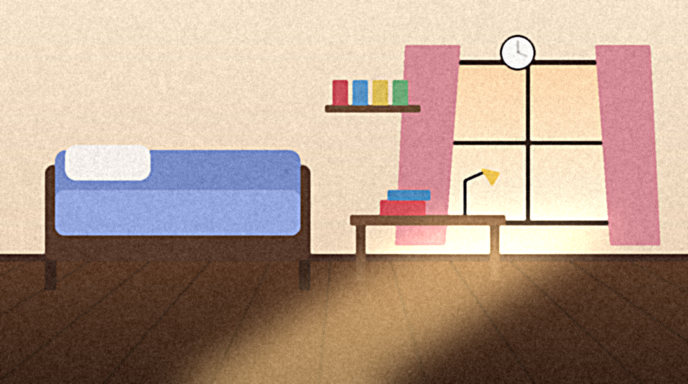
#> input picture assets/backgrounds/bedroom_morning.png, 1376 x 768 px, given in place of courtyard.png, which was not available (shown at 1/2 size)
$ python make_backgrounds.py
#> lines starting #> are read from the running program, lines starting #| are printed output that depends on the picture; pictures that were not available may be replaced by others from this repository, and a replacement may not be noted
#!/usr/bin/env python3
"""Gera cenários derivados dos 4 originais (mesmo estilo de pintura).

Uso: python tools/make_backgrounds.py   (requer Pillow)
Cria em assets/backgrounds/: festival_night, school_night, school_decayed,
rooftop_dusk, rooftop_rain. O Godot importa os PNGs automaticamente.
"""
import math
import os
import random

from PIL import Image, ImageChops, ImageDraw, ImageEnhance, ImageFilter

ROOT = os.path.dirname(os.path.dirname(os.path.abspath(__file__)))
BG = os.path.join(ROOT, "assets", "backgrounds")
W, H = 1376, 768
rng = random.Random(1347)


def load(name):
#> called with name = 'courtyard'
    return Image.open(os.path.join(BG, name + ".png")).convert("RGB")
#> returned value is the input picture: PIL image 1376x768 RGB; mean R, G, B 179.1, 154.6, 138.3


def save(img, name):
    img.convert("RGB").save(os.path.join(BG, name + ".png"))
    print("ok", name)


def tint(img, color, amount):
    layer = Image.new("RGB", img.size, color)
    return Image.blend(img, ImageChops.multiply(img, layer), amount)


def grade(img, color, amount, brightness=1.0, saturation=1.0, contrast=1.0):
#> called with color = (110, 120, 200), amount = 0.85, brightness = 0.5, saturation = 0.75, contrast = 1
    img = ImageEnhance.Color(img).enhance(saturation)
    img = ImageEnhance.Contrast(img).enhance(contrast)
    img = ImageEnhance.Brightness(img).enhance(brightness)
    return tint(img, color, amount)


def vignette(img, strength=0.65):
    mask = Image.new("L", img.size, 0)
    d = ImageDraw.Draw(mask)
    d.ellipse((-W * 0.25, -H * 0.3, W * 1.25, H * 1.3), fill=255)
    mask = mask.filter(ImageFilter.GaussianBlur(120))
    dark = Image.new("RGB", img.size, (0, 0, 0))
    return Image.composite(img, Image.blend(img, dark, strength), mask)


def glow(img, x, y, radius, color, intensity=0.9):
    layer = Image.new("RGB", img.size, (0, 0, 0))
    d = ImageDraw.Draw(layer)
    d.ellipse((x - radius, y - radius, x + radius, y + radius), fill=tuple(int(c * intensity) for c in color))
    layer = layer.filter(ImageFilter.GaussianBlur(radius * 0.6))
    return ImageChops.add(img, layer)


def lantern(img, x, y, size, color=(255, 170, 90)):
    img = glow(img, x, y, size * 2.2, color, 0.4)
    d = ImageDraw.Draw(img)
    body = (x - size * 0.55, y - size * 0.7, x + size * 0.55, y + size * 0.7)
    d.ellipse(body, fill=(255, 205, 140), outline=(120, 40, 20), width=max(1, size // 10))
    d.line((x - size * 0.5, y - size * 0.25, x + size * 0.5, y - size * 0.25), fill=(170, 70, 40), width=max(1, size // 12))
    d.line((x - size * 0.5, y + size * 0.25, x + size * 0.5, y + size * 0.25), fill=(170, 70, 40), width=max(1, size // 12))
    d.rectangle((x - size * 0.2, y - size * 0.85, x + size * 0.2, y - size * 0.7), fill=(60, 30, 20))
    return img


def noise(img, amount=18):
    n = Image.effect_noise(img.size, amount).convert("RGB")
    return ImageChops.add(img, n, scale=1.0, offset=-128 + 0)


def festival_night():
    img = grade(load("courtyard"), (110, 120, 200), 0.85, 0.5, 0.75)
    for (x0, y0, x1, y1) in [(-40, 70, 700, 120), (480, 30, 1440, 170)]:
        n = 12
        pts = [(x0 + (x1 - x0) * i / (n - 1), y0 + (y1 - y0) * i / (n - 1) + math.sin(i / (n - 1) * math.pi) * 44) for i in range(n)]
        d = ImageDraw.Draw(img)
        d.line(pts, fill=(60, 40, 40), width=2)
        for i, (x, y) in enumerate(pts):
            img = lantern(img, int(x), int(y) + 22, 24 + (i % 3) * 4, (255, 150 + (i % 3) * 25, 80))
#> this loop made 2 passes
#> n on pass 2: 12
    for _ in range(9):
        img = lantern(img, rng.randint(40, W - 40), rng.randint(300, 560), rng.randint(14, 20))
#> this loop made 9 passes
#> body in lantern on passes 1 to 9: (1028, 399, 1050, 427), (118, 504, 140, 532), (511.3, 405.2, 526.7, 424.8), (292.2, 350.8, 309.8, 373.2), (610.2, 394.8, 627.8, 417.2), (368.8, 393.5, 385.2, 414.5), (1222.7, 532.1, 1241.3, 555.9), (594.6, 518.1, 613.4, 541.9), (1076.5, 323.7, 1097.5, 350.3)
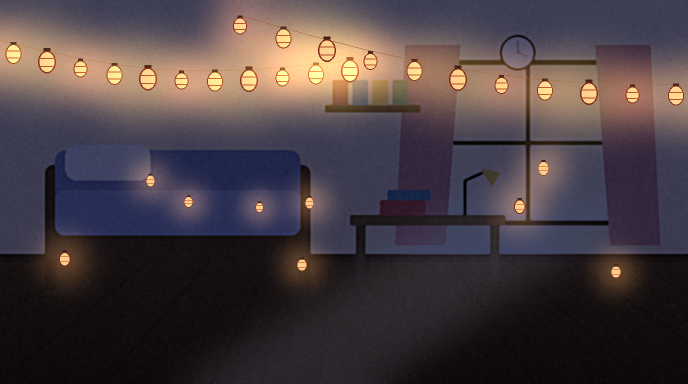
#> img: PIL image 1376x768 RGB (shown at 1/2 size); mean R, G, B 73.9, 62.6, 66.4
    return vignette(img, 0.55)
#> in vignette, `mask = Image.new("L", img.size, 0)`: mask: PIL image 1376x768 L; every value is 0
#> in vignette, `mask = mask.filter(ImageFilter.GaussianBlur(120))`: mask: PIL image 1376x768 L; every value is 255


def school_night():
    img = grade(load("hallway_dusk"), (80, 95, 170), 0.9, 0.42, 0.55, 1.1)
#> call 2 of load, with name = 'hallway_dusk'
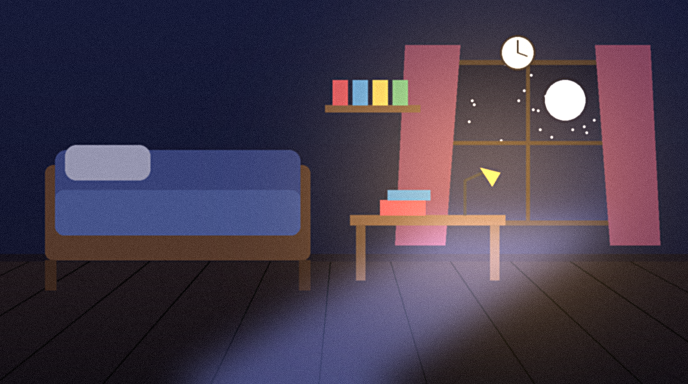
#> input picture assets/backgrounds/bedroom_night.png, 1376 x 768 px, given in place of hallway_dusk.png, which was not available (shown at 1/2 size)
#> in load, returned value is the input picture: PIL image 1376x768 RGB; mean R, G, B 67.3, 57.5, 74.3
    img = glow(img, 330, 320, 170, (120, 150, 255), 0.55)
    img = glow(img, W - 280, 380, 150, (100, 130, 235), 0.45)
    img = glow(img, W // 2, 90, 60, (200, 230, 255), 0.6)
    return vignette(img, 0.6)


def school_decayed():
    img = grade(load("classroom"), (190, 120, 120), 0.7, 0.62, 0.35, 1.25)
    img = noise(img, 22)
#> in noise, `n = Image.effect_noise(img.size, amount).convert("RGB")`:
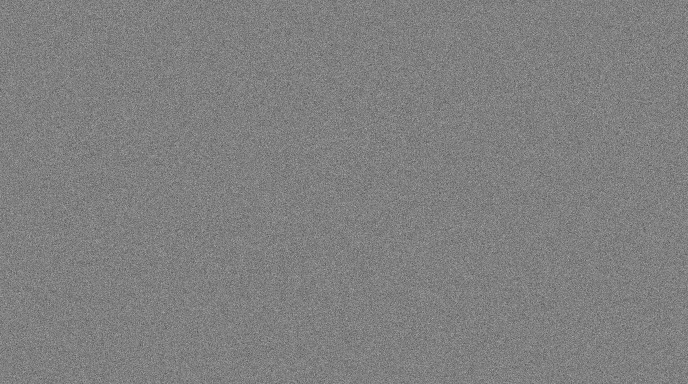
#> n: PIL image 1376x768 RGB (shown at 1/2 size); min 11, max 230, mean 127.5
    d = ImageDraw.Draw(img, "RGBA")
    # Riscos de contagem, como na parede do telhado.
    for g in range(7):
        gx = 140 + g * 36 + rng.randint(-4, 4)
        for i in range(4):
            x = gx + i * 6
            d.line((x, 120, x + rng.randint(-2, 2), 190), fill=(30, 10, 10, 210), width=2)
        d.line((gx - 3, 185, gx + 22, 128), fill=(30, 10, 10, 210), width=2)
    # Rachaduras.
    for _ in range(5):
        x, y = rng.randint(0, W), rng.randint(0, 200)
        pts = [(x, y)]
        for _ in range(14):
            x += rng.randint(-26, 26)
            y += rng.randint(14, 44)
            pts.append((x, y))
        d.line(pts, fill=(15, 8, 8, 200), width=2)
#> this loop made 5 passes
    # Mancha avermelhada vinda de cima.
    stain = Image.new("RGBA", img.size, (0, 0, 0, 0))
#> stain: PIL image 1376x768 RGBA; every value is 0
    ImageDraw.Draw(stain).ellipse((W * 0.55, -200, W * 1.1, 320), fill=(120, 20, 30, 70))
    img = Image.alpha_composite(img.convert("RGBA"), stain.filter(ImageFilter.GaussianBlur(70))).convert("RGB")
    return vignette(img, 0.75)


def rooftop_base(sky_color, floor_color, fence_color):
#> called with sky_color = (255, 170, 120), floor_color = (150, 150, 160), fence_color = (110, 115, 130)
    sky = load("courtyard").crop((0, 0, W, 330)).resize((W, 470), Image.LANCZOS)
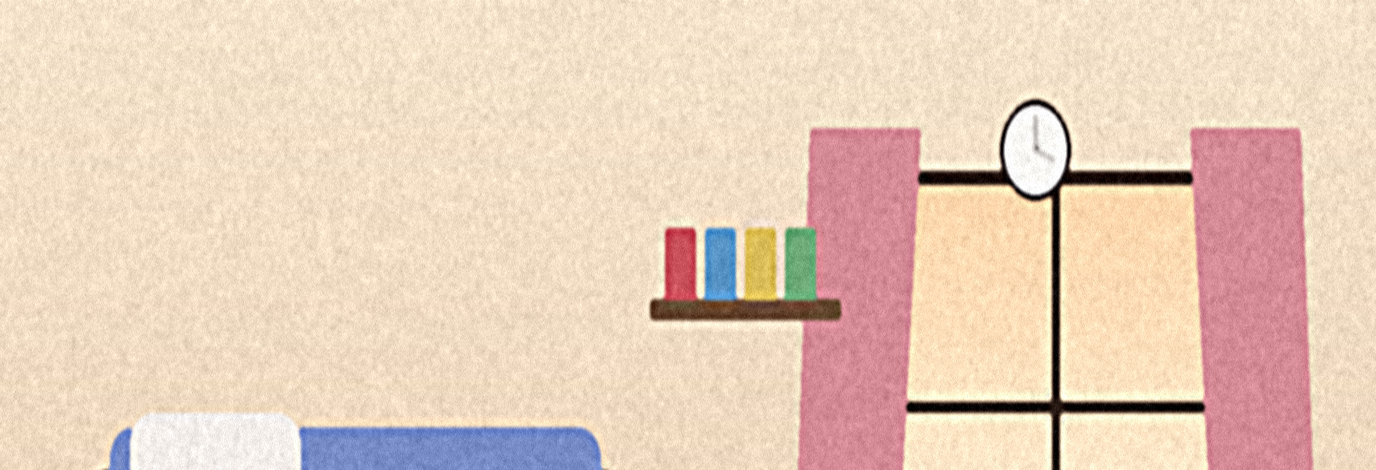
#> sky: PIL image 1376x470 RGB; mean R, G, B 231.9, 207.1, 187.4
    img = Image.new("RGB", (W, H), floor_color)
    img.paste(sky, (0, 0))
    d = ImageDraw.Draw(img)
    # Piso de concreto com gradiente e juntas em perspectiva.
    for y in range(470, H):
        t = (y - 470) / (H - 470)
        c = tuple(int(f * (0.75 + 0.45 * t)) for f in floor_color)
        d.line((0, y, W, y), fill=c)
    for i in range(-8, 18):
        d.line((W / 2 + (i - 5) * 30, 470, (i - 5) * 210 + W / 2, H), fill=(0, 0, 0), width=1)
    for k in range(5):
        y = 470 + int((k / 5) ** 1.8 * (H - 470)) + 12
        d.line((0, y, W, y), fill=(40, 40, 50), width=1)
    # Parapeito e alambrado.
    d.rectangle((0, 455, W, 478), fill=tuple(max(0, c - 30) for c in floor_color))
    top = 140
    for x in range(-40, W + 60, 34):
        d.line((x, top, x + 120, 470), fill=fence_color, width=1)
        d.line((x + 120, top, x, 470), fill=fence_color, width=1)
    for x in range(0, W + 1, 230):
        d.rectangle((x - 5, top - 10, x + 5, 478), fill=tuple(max(0, c - 20) for c in fence_color))
    d.rectangle((0, top - 12, W, top), fill=tuple(max(0, c - 20) for c in fence_color))
    img = ImageEnhance.Brightness(img).enhance(1.0)
    return img


def rooftop_dusk():
    img = rooftop_base((255, 170, 120), (150, 150, 160), (110, 115, 130))
    img = grade(img, (255, 170, 130), 0.75, 0.9, 0.9)
#> call 4 of grade, with color = (255, 170, 130), amount = 0.75, brightness = 0.9, saturation = 0.9, contrast = 1
#> in grade (call 4), `img = ImageEnhance.Brightness(img).enhance(brightness)`:
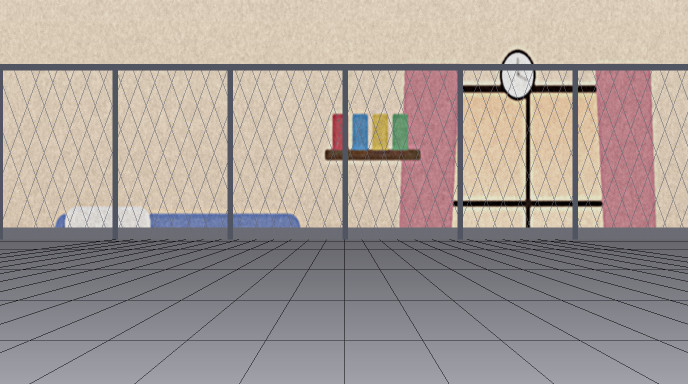
#> img: PIL image 1376x768 RGB (shown at 1/2 size); mean R, G, B 166.9, 156.5, 151.3
#> call 4 of tint, with color = (255, 170, 130), amount = 0.75
#> in tint (call 4), `return Image.blend(img, ImageChops.multiply(img, layer), amount)`:
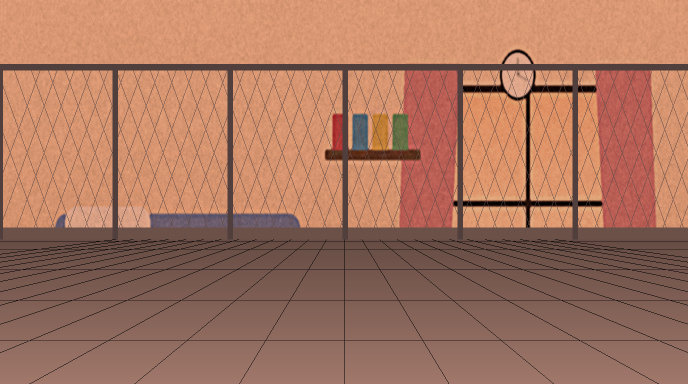
#> returned value: PIL image 1376x768 RGB (shown at 1/2 size); mean R, G, B 166.9, 116.8, 94.9
    img = glow(img, 1000, 330, 260, (255, 150, 70), 0.7)
#> in glow (call 37), `layer = layer.filter(ImageFilter.GaussianBlur(radius * 0.6))`:
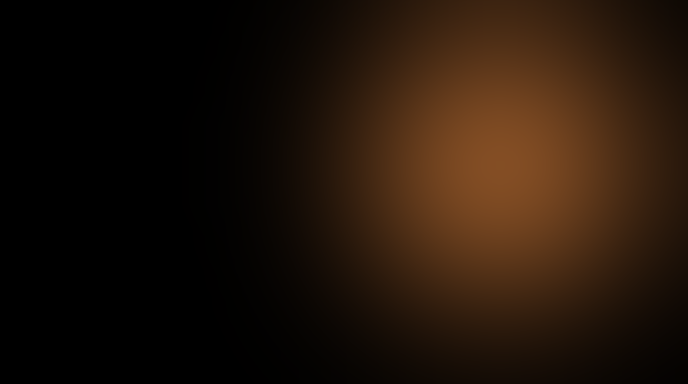
#> layer: PIL image 1376x768 RGB (shown at 1/2 size); mean R, G, B 33.5, 19.8, 9.2
    return vignette(img, 0.5)


def rooftop_rain():
    img = rooftop_base((60, 70, 120), (110, 110, 125), (90, 95, 110))
    img = grade(img, (80, 100, 190), 0.9, 0.5, 0.55, 1.1)
    layer = Image.new("RGBA", img.size, (0, 0, 0, 0))
    d = ImageDraw.Draw(layer)
    for _ in range(900):
        x, y = rng.randint(0, W), rng.randint(0, H)
        d.line((x, y, x - 6, y + 22), fill=(200, 215, 255, rng.randint(40, 120)), width=1)
#> this loop made 900 passes
#> (x, y) on passes 1 to 3: (348, 723), (1111, 602), (632, 335)
    img = Image.alpha_composite(img.convert("RGBA"), layer).convert("RGB")
    img = glow(img, 1030, 120, 90, (200, 220, 255), 0.35)
    return vignette(img, 0.65)


if __name__ == "__main__":
    save(festival_night(), "festival_night")
    save(school_night(), "school_night")
    save(school_decayed(), "school_decayed")
    save(rooftop_dusk(), "rooftop_dusk")
    save(rooftop_rain(), "rooftop_rain")
